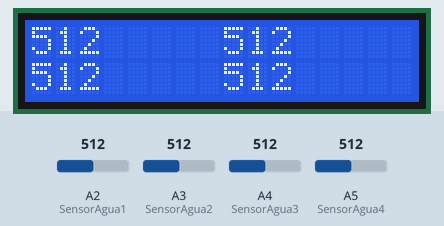
The sketch below on a simulated Arduino Uno, built with avr-gcc and run on an emulated ATmega328P. On the bench: 16×2 character LCD. The test bench sets the inputs (shaded band); at power-on: A2 (SensorAgua1) = 512, A3 (SensorAgua2) = 512, A4 (SensorAgua3) = 512, A5 (SensorAgua4) = 512.

Above: at 11.2 s.
11.3 s: A2 (SensorAgua1) set to 716
At 12.3 s:
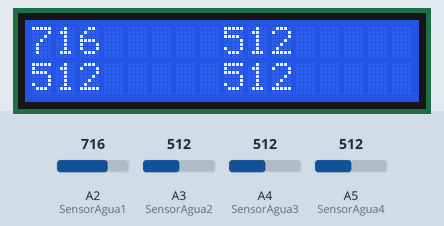
13.0 s: A3 (SensorAgua2) set to 716
At 14.2 s:
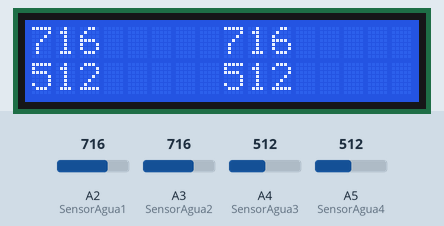
14.6 s: A4 (SensorAgua3) set to 716
At 15.0 s:
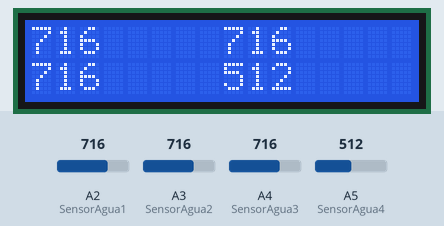
16.1 s: A5 (SensorAgua4) set to 716
At 17.0 s:
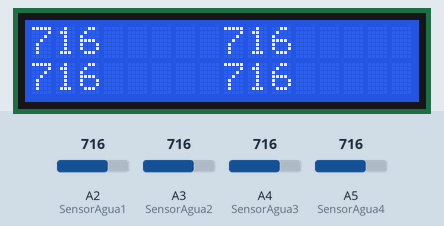
17.6 s: A2 (SensorAgua1) set to 992
At 18.8 s:
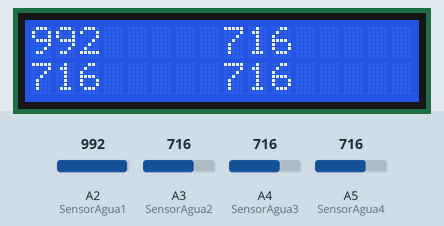
19.1 s: A3 (SensorAgua2) set to 992
At 19.7 s:
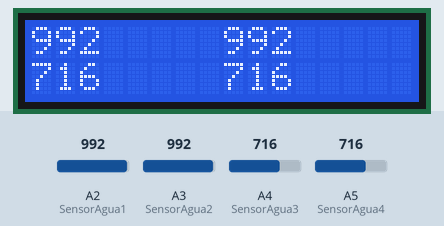
Timing chart, 0 to 21.7 s (numbered marks = the images above; inputs shaded):
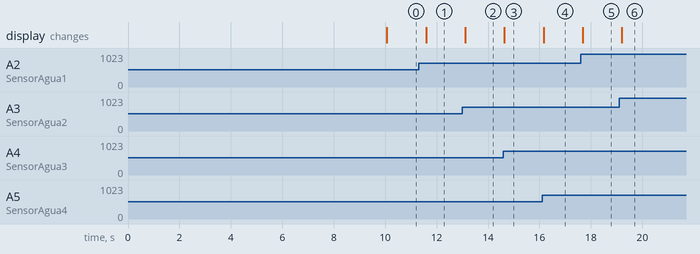

The sketch:

exemplo_leitura_serial.ino
```cpp
#include <LiquidCrystal.h>
const int SensorAgua1 = 2;
const int SensorAgua2 = 3;
const int SensorAgua3 = 4;
const int SensorAgua4 = 5;
int leitura1 = 0;
int leitura2 = 0;
int leitura3 = 0;
int leitura4 = 0;

LiquidCrystal lcd(12,11,5,4,3,2);

void setup(){
  lcd.begin(16,2);
  lcd.setCursor(0,0);
  lcd.print("Ola Christian");
  delay(10000);
}

void loop(){
  limpaTela();
  leitura1 = analogRead(SensorAgua1);
  leitura2 = analogRead(SensorAgua2);
  leitura3 = analogRead(SensorAgua3);
  leitura4 = analogRead(SensorAgua4);

  lcd.setCursor(0,0);
  lcd.print(leitura1);
  lcd.setCursor(8,0);
  lcd.print(leitura2);
  lcd.setCursor(0,1);
  lcd.print(leitura3);
  lcd.setCursor(8,1);
  lcd.print(leitura4);
  delay(500);
}

void limpaTela(){
  lcd.setCursor(0,0);
  lcd.print("                ");
  lcd.setCursor(0,1);
  lcd.print("                ");
}
```

Measured:
- after the input at 11.3 s, the display: changes after 0.29 s (image 1)
- after the input at 13.0 s, the display: changes after 0.12 s (image 2)
- after the input at 14.6 s, the display: changes at once (image 3)
- after the input at 16.1 s, the display: changes after 0.06 s (image 4)
- after the input at 17.6 s, the display: changes after 0.08 s (image 5)
- after the input at 19.1 s, the display: changes after 0.11 s (image 6)
